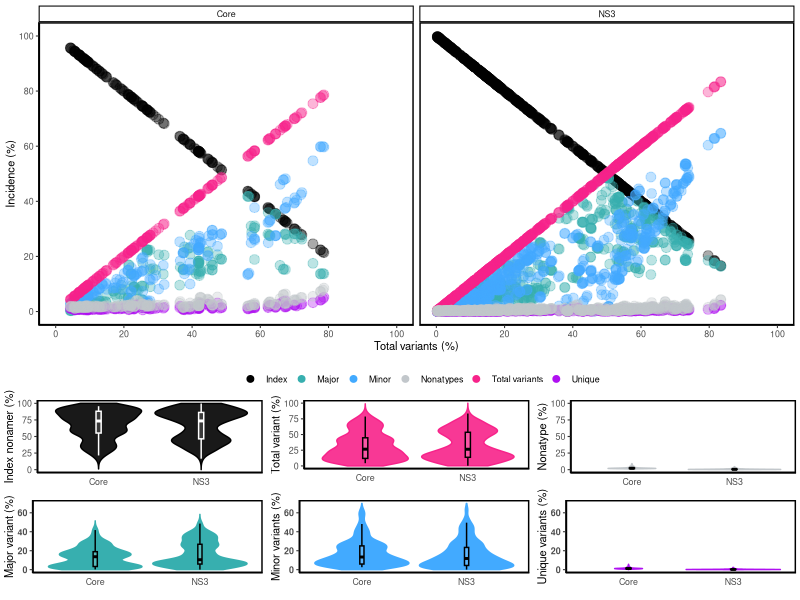
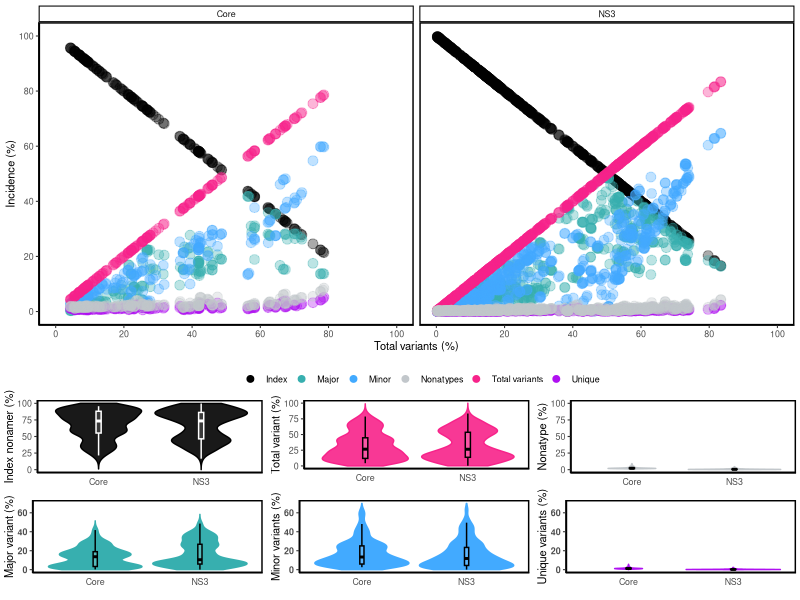

The R script that drew these images, in order:
#Dynamics of diversity motifs (Protein)
#load the packages
library(ggplot2)
library(ggpubr)
library(grid)
library(dplyr)
library("gridExtra")
#read data
data<-read.csv("HCV_proteins.csv")

#determine the protein order; leave it as it is if you would like to follow default order in csv file
#NOTE: change this line of code below for protein order
proteinOrder=""
#modify the data structure
plot4_data<-data.frame()
group_names<-c("Index","Major","Minor","Unique","Total variants","Nonatypes")
#NOTE: modify this line of code below to determine number of host
host<-1

#plotting
plot4_5<-function(data){
  for (i in 7:12){
    tmp<-data.frame(proteinName=data[1],position=data[2],incidence=data[i],total_variants=data[11],Group=group_names[i-6],Multiindex=data[13])
    names(tmp)[3]<-"Incidence"
    names(tmp)[4]<-"Total_Variants"
    plot4_data<-rbind(plot4_data,tmp)}
  
  if (proteinOrder !=""){
    #order the proteins based on user input
    level<-strsplit(proteinOrder, ',')[[1]]
    #set protein order as factor
    plot4_data$proteinName<-factor(plot4_data$proteinName, levels=level)
    plot4_data$size_f = factor(plot4_data$proteinName,levels = level)
  }
  
  plot5_data<-plot4_data
  
  #plot plot 4
  plot4<-ggplot()+geom_point(plot4_data,mapping=aes(x=Total_Variants,y=Incidence,color=Group),alpha=1/3,size=3)+
    scale_x_continuous(limits = c(0, 100), breaks = seq(0, 100, 20))+
    scale_y_continuous(limits = c(0, 100), breaks = seq(0, 100, 20))+
    labs(y = "Incidence (%)",x= "Total variants (%)")+
    theme_classic(base_size = 8)+
    theme(
      legend.background = element_rect(fill = "transparent"),
      panel.border = element_rect(colour = "black", fill=NA, size=1),
      legend.position = "bottom"
    )+ guides(colour = guide_legend(override.aes = list(alpha = 1,size=2),keywidth = 1,keyheight = 1,nrow=1,byrow=TRUE))+
    scale_colour_manual('',values = c("Index"="black","Total variants"="#f7238a", "Major"="#37AFAF","Minor"="#42aaff","Unique"="#af10f1","Nonatypes"="#c2c7cb" ))
  plot4<-plot4+facet_grid(col=vars(plot4_data$proteinName))
  
  #host label
  if("host" %in% colnames(data)){
    plot4<-plot4+ggtitle(unique(data$host))+
      theme(plot.title = element_text(hjust = 0.5))
  }
  
  #prepare the data for each subplot of plot5
  index<-plot5_data[plot5_data$Group %in% c("Index"),]
  major<-plot5_data[plot5_data$Group %in% c("Major"),]
  minor<-plot5_data[plot5_data$Group %in% c("Minor"),]
  unique<-plot5_data[plot5_data$Group %in% c("Unique"),]
  nonatypes<-plot5_data[plot5_data$Group %in% c("Nonatypes"),]
  variants_max_yaxis<-ceiling((max(major$Incidence,minor$Incidence,unique$Incidence)/10))*10
  
  #plot 5
  plot5_index<-ggplot(index, aes(x=proteinName, y=Incidence))+
    geom_violin(fill="black",trim = FALSE, color="black",alpha=0.9)+ylim(0,100)+ylab("Index nonamer (%)")+xlab("") +theme_bw() + 
    geom_boxplot(outlier.shape = NA,width=0.05, color="white",alpha=0.15,fill="white")+ 
    theme_classic(base_size = 8)+
    theme(plot.margin = unit(c(0,0.1,0,0.1), "cm"),
          panel.border = element_rect(colour = "black", fill=NA, size=1),
          axis.ticks.x = element_blank())
  
  plot5_tv<-ggplot(index, aes(x=proteinName, y=Total_Variants))+
    geom_violin(fill="#f7238a",trim = FALSE, color="#f7238a",alpha=0.9)+ylim(0,100)+ylab("Total variant (%)")+xlab("") +theme_bw() + 
    geom_boxplot(outlier.shape = NA,width=0.05, color="black",alpha=0.15,fill="white")+ 
    theme_classic(base_size = 8)+
    theme(plot.margin = unit(c(0,0.1,0.1,0.1), "cm"),
          panel.border = element_rect(colour = "black", fill=NA, size=1),
          axis.ticks.x = element_blank())
  
  plot5_major<-ggplot(major, aes(x=proteinName, y=Incidence)) + 
    geom_violin(fill="#37AFAF",trim = FALSE, color="#37AFAF")+ylim(0,variants_max_yaxis)+ylab("Major variant (%)")+xlab("")+theme_bw() + 
    geom_boxplot(outlier.shape = NA,width=0.04, color="black", alpha=0.15,fill="white")+ 
    theme_classic(base_size = 8)+
    theme(plot.margin = unit(c(0,0.1,0,0.1), "cm"),
          panel.border = element_rect(colour = "black", fill=NA, size=1),
          axis.ticks.x = element_blank(),
          axis.text.y  = element_text(face="bold"))
  
  plot5_minor<-ggplot(minor, aes(x=proteinName, y=Incidence))+
    geom_violin(fill="#42aaff",trim = FALSE,color="#42aaff")+ylim(0,variants_max_yaxis)+ylab("Minor variants (%)")+xlab("") +theme_bw() +  
    geom_boxplot(outlier.shape = NA,width=0.04, color="black", alpha=0.15,fill="white")+
    theme_classic(base_size = 8)+
    theme(plot.margin = unit(c(0,0.1,0,0.1), "cm"),
          panel.border = element_rect(colour = "black", fill=NA, size=1),
          axis.ticks.x = element_blank(),
          axis.text.y  = element_text(face="bold"))
  
  plot5_unique<-ggplot(unique, aes(x=proteinName, y=Incidence)) + 
    geom_violin(fill="#af10f1",trim = FALSE, color="#af10f1")+ylim(0,variants_max_yaxis)+ylab("Unique variants (%)")+xlab("")+theme_bw() + 
    geom_boxplot(outlier.shape = NA,width=0.05, color="black", alpha=0.15,fill="white")+  
    theme_classic(base_size = 8)+
    theme(plot.margin = unit(c(0,0.1,0,0.1), "cm"),
          panel.border = element_rect(colour = "black", fill=NA, size=1),
          axis.ticks.x = element_blank(),
          axis.text.y  = element_text(face="bold"))
  
  plot5_nonatypes<-ggplot(nonatypes, aes(x=proteinName, y=Incidence)) + 
    geom_violin(fill="#c2c7cb",trim = FALSE, color="#c2c7cb")+ylim(0,100)+ylab("Nonatype (%)")+xlab("")+theme_bw()+ 
    geom_boxplot(outlier.shape = NA,width=0.05, color="black", alpha=0.15,fill="white") + 
    theme_classic(base_size = 8)+
    theme(plot.margin = unit(c(0,0.1,0,0.1), "cm"),
          panel.border = element_rect(colour = "black", fill=NA, size=1),
          axis.line.x = element_line(size = 0.5, linetype = "solid", colour = "black"),
          axis.ticks.x = element_blank())
  plot5<-ggarrange(plot5_index,plot5_tv,plot5_nonatypes,plot5_major,plot5_minor,plot5_unique,ncol=3,nrow=2)
  
  #plot4_5
  ggarrange(plot4,plot5,ncol=1,heights = c(1,0.5))
}

#single host
if (host == 1){
  plot4_5(data)
}else{ #multihost
  #split the data into multiple subsets (if multiple hosts detected)
  plot4_list<-split(data,data$host)
  plot4_multihost<-lapply(plot4_list,plot4_5)
  
  #create spacing between multihost plots
  theme = theme(plot.margin = unit(c(0.5,1.0,0.1,0.5), "cm"))
  do.call("grid.arrange", c(grobs=lapply(plot4_multihost,"+",theme), ncol = length(unique(data$host))))
}

#save plot as 600dpi image
ggsave(filename="plot-Dynamics-of-Diversity-Motifs(Protein).jpg",width = 10, height = 10, unit="in",device='jpg', dpi=600)

